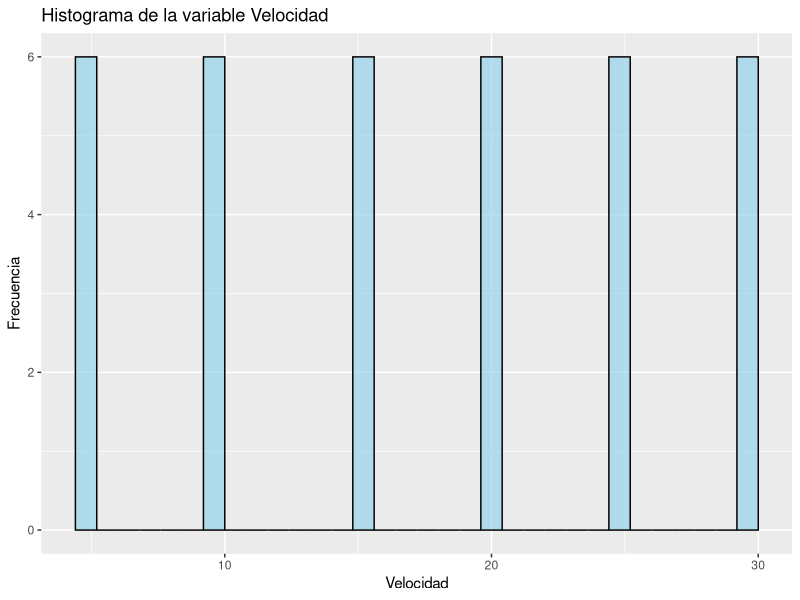
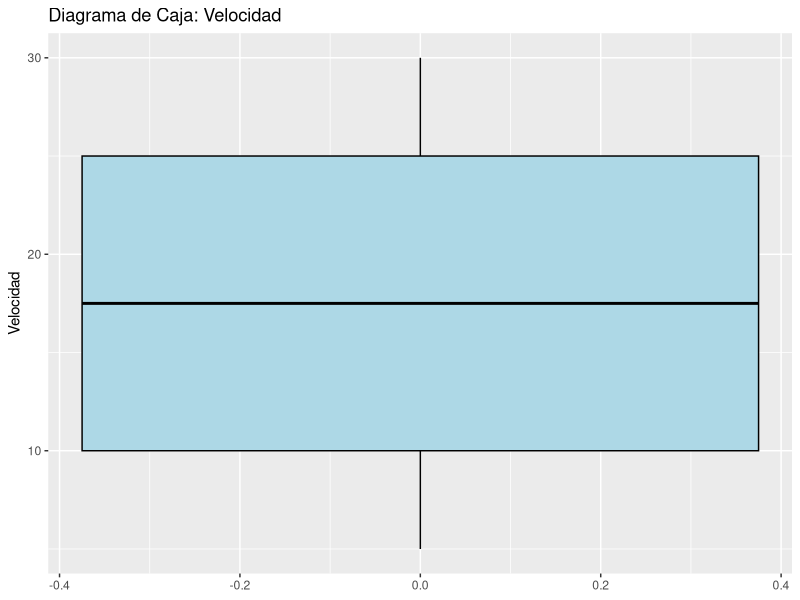
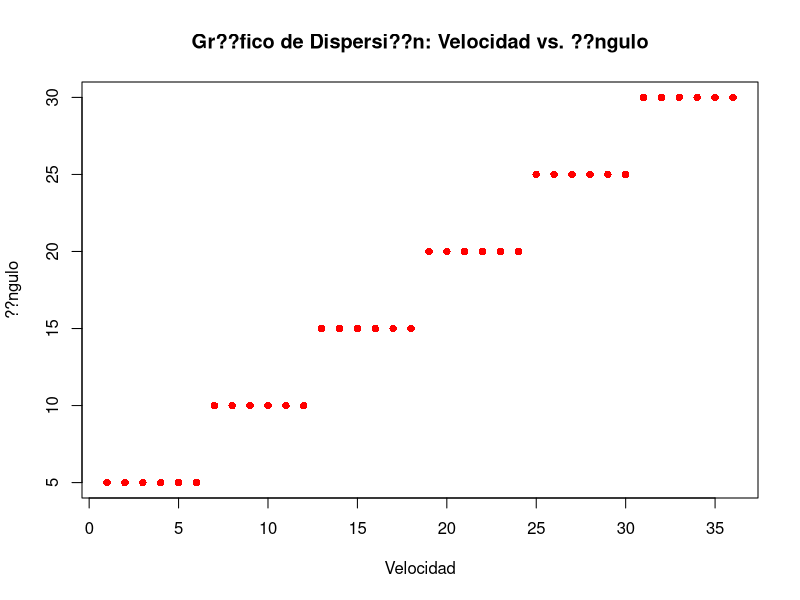
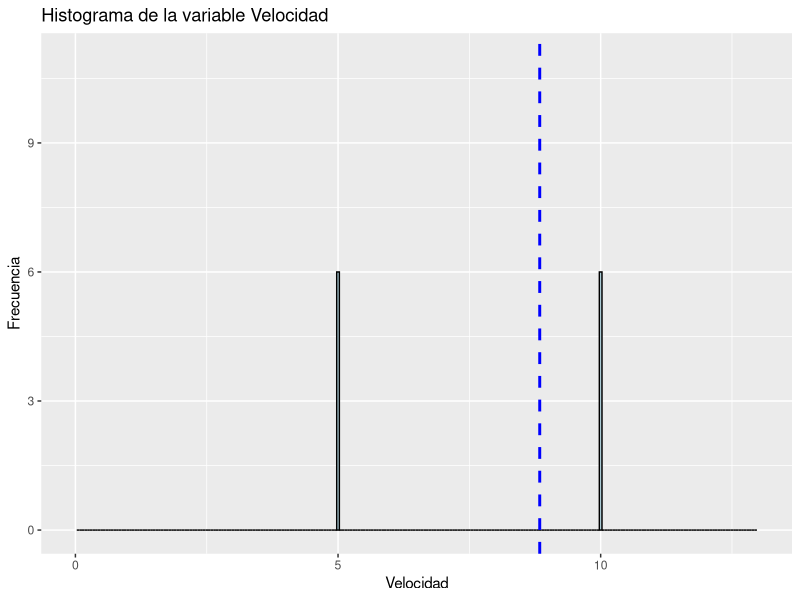

These figures' R source, in order:
# Establecer el directorio de trabajo
setwd("C:/Users/KEVIN MARCA/OneDrive/Escritorio/Sistemas Computacionales=estadistica")

# Cargar los datos
datos <- read.csv("Data_1.csv", header = TRUE, sep = ";", dec = ",")

# Visualizar los datos
View(datos)
dimnames(datos)
labels(datos)
##attach(datos)

# An??lisis descriptivo para la variable angulo
min(datos$Velocidad)
max(datos$Velocidad)
range(datos$Velocidad)
diff(range(datos$Velocidad))

table(datos$Velocidad)
cuartiles <- quantile(datos$Velocidad, probs = c(0.25, 0.5, 0.75))
cuantil <- quantile(datos$Velocidad, probs = c(0.27))
deciles <- quantile(datos$Velocidad, probs = seq(0.1, 0.9, by = 0.1))
IQR(datos$Velocidad)

datos$veloicdadCut <- cut(datos$Velocidad,breaks = quantile(datos$Velocidad, probs = seq(0, 1, by = 0.2)), include.lowest = TRUE)
head(datos)
absoluta <- table(datos$velocidadCut)
relativa <- round(prop.table(absoluta), 2)
summary(datos)
etiqueta <- rownames(absoluta)
porcentaje <- relativa * 100
library(ggplot2)

# Crear el histograma
ggplot(datos, aes(x = Velocidad)) +
  geom_histogram(binwidth = 0.8, fill = "skyblue", color = "black", alpha = 0.6) +
  labs(title = "Histograma de la variable Velocidad",
       x = "Velocidad",
       y = "Frecuencia")


# Crear el diagrama de caja
ggplot(datos, aes(y = Velocidad)) +
  geom_boxplot(fill = "lightblue", color = "black") +
  labs(title = "Diagrama de Caja: Velocidad",
       y = "Velocidad")




#MEDIDAS DE DISPERSION 

# Calcular la media, varianza y desviaci??n est??ndar de la velocidad
media <- mean(datos$Velocidad)
desviacion <- sd(datos$Velocidad)

# Crear el gr??fico de dispersi??n
plot(x = datos$Velocidad, y = datos$angulo,
     main = "Gr??fico de Dispersi??n: Velocidad vs. ??ngulo",
     xlab = "Velocidad",
     ylab = "??ngulo",
     pch = 16, col = "red")

# Crear el histograma
ggplot(data = datos, aes(x = Velocidad)) +
  geom_histogram(binwidth = 0.05, fill = "lightblue", color = "black", alpha = 0.8) +
  geom_vline(xintercept = media, color = "red", linetype = "dashed", size = 1) +
  geom_vline(xintercept = media - desviacion, color = "blue", linetype = "dashed", size = 1) +
  geom_vline(xintercept = media + desviacion, color = "blue", linetype = "dashed", size = 1) +
  xlim(0,13) +
  ylim(0,11) +
  labs(title = "Histograma de la variable Velocidad",
       x = "Velocidad",
       y = "Frecuencia")
